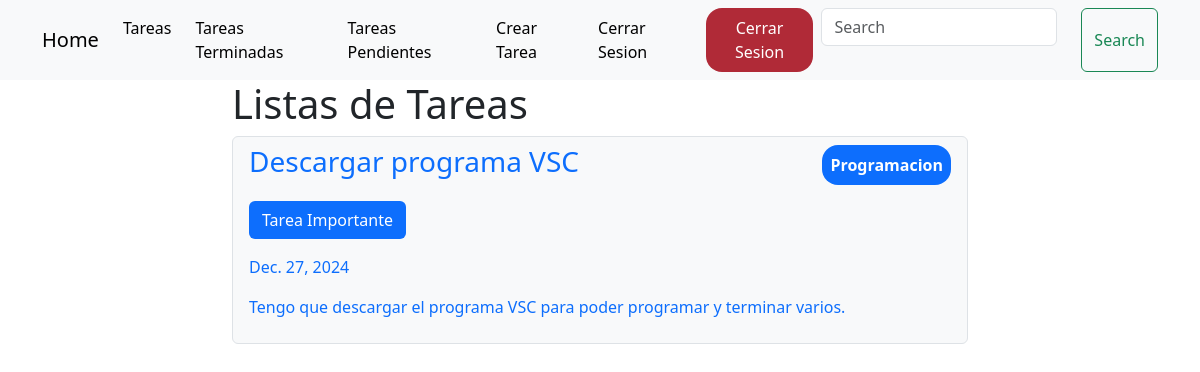
The app's page /tasks/finish/ (signed in) with its own data.
### tasks/models.py (models this page shows, shortened)
class Tarea(models.Model):
    titulo =models.CharField(max_length=50)
    descripcion =models.TextField(max_length=100)
    fecha_limite = models.DateField(null=True)
    categoria = models.CharField(max_length=20)
    usuario = models.ForeignKey(User, on_delete=models.CASCADE)
    importante = models.BooleanField(default=False)
    public = models.BooleanField(default=False)
    hecho = models.BooleanField(default=False)

### tasks/views.py (the view)
# urls.py: path('finish/', tasks_finish, name='tasks_finish'),
@login_required
def tasks_finish(request):
    tareas = Tarea.objects.filter(usuario=request.user, hecho=True)
    return render(request, 'tasks.html', {
        'tareas': tareas
    })

### tasks/templates/tasks.html
{% extends 'index.html' %}
{% block content %}
    <main class="container">
        <div class="row">
            <div class="col-md-8 offset-md-2">
                <h1>Listas de Tareas</h1>
                <ul class="list-group">
                    {% for tarea in tareas %}
                        <li class="list-group-item bg-light">
                            <a href="{% url 'tasks_edit' tarea.id %}" class="text-decoration-none">
                                <header class="d-flex justify-content-between">
                                    <h3>{{tarea.titulo}}</h3>
                                    <p class="d-flex rounded-4 bg-primary border-1 text-white fw-bold text-center p-2">
                                        {{tarea.categoria}}
                                    </p>
                                </header>
                                {% if tarea.importante %}
                                    <p class="text-bg-primary btn">Tarea Importante</p>
                                {% endif %}
                                <p>{{ tarea.fecha_limite }}</p>
                                <p>{{tarea.descripcion}}</p>
                            </a>
                        </li>
                    {% endfor %}
                </ul>
            </div>
        </div>
    </main>
{% endblock %}

### records on screen
Tarea: titulo "Descargar programa VSC", categoria "Programacion", importante "Tarea Importante", fecha_limite "Dec. 27, 2024", descripcion "Tengo que descargar el programa VSC para poder programar y terminar varios."
